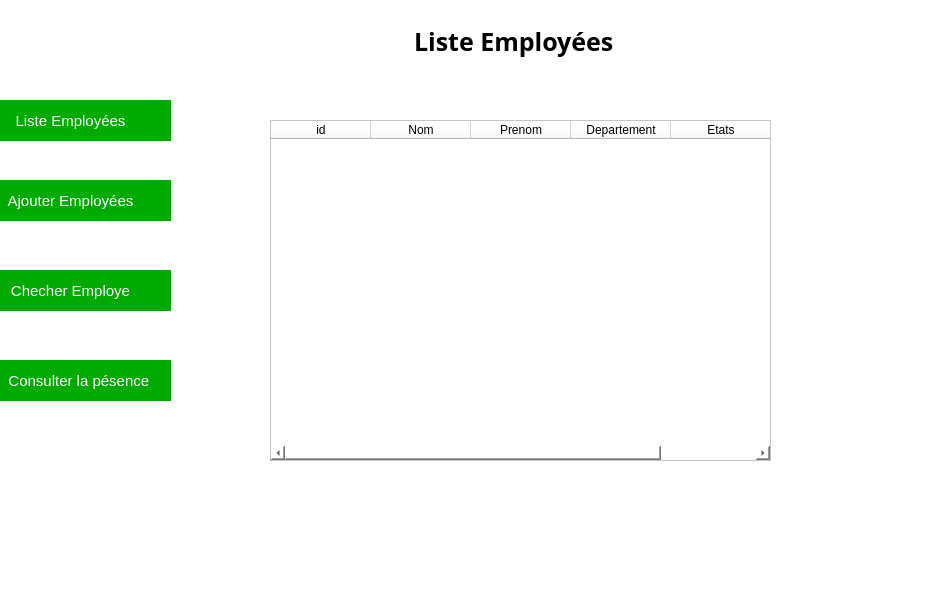
<?xml version="1.0" encoding="UTF-8"?>
<ui version="4.0">
 <class>MainWindow</class>
 <widget class="QMainWindow" name="MainWindow">
  <property name="geometry">
   <rect>
    <x>0</x>
    <y>0</y>
    <width>925</width>
    <height>600</height>
   </rect>
  </property>
  <property name="windowTitle">
   <string>MainWindow</string>
  </property>
  <property name="styleSheet">
   <string notr="true">background-color:#fff;</string>
  </property>
  <widget class="QWidget" name="centralwidget">
   <widget class="QGraphicsView" name="navbar">
    <property name="geometry">
     <rect>
      <x>0</x>
      <y>0</y>
      <width>161</width>
      <height>591</height>
     </rect>
    </property>
    <property name="styleSheet">
     <string notr="true">border:none</string>
    </property>
   </widget>
   <widget class="QPushButton" name="pushButton">
    <property name="geometry">
     <rect>
      <x>-30</x>
      <y>100</y>
      <width>201</width>
      <height>41</height>
     </rect>
    </property>
    <property name="font">
     <font>
      <pointsize>-1</pointsize>
     </font>
    </property>
    <property name="mouseTracking">
     <bool>false</bool>
    </property>
    <property name="autoFillBackground">
     <bool>false</bool>
    </property>
    <property name="styleSheet">
     <string notr="true">border:none;
color: rgb(255, 255, 255);

background-color: rgb(0, 170, 0);
border-radius:90%;
font-size:15px;</string>
    </property>
    <property name="text">
     <string>Liste Employées</string>
    </property>
   </widget>
   <widget class="QPushButton" name="pushButton_2">
    <property name="geometry">
     <rect>
      <x>-30</x>
      <y>180</y>
      <width>201</width>
      <height>41</height>
     </rect>
    </property>
    <property name="font">
     <font>
      <pointsize>-1</pointsize>
     </font>
    </property>
    <property name="mouseTracking">
     <bool>false</bool>
    </property>
    <property name="autoFillBackground">
     <bool>false</bool>
    </property>
    <property name="styleSheet">
     <string notr="true">border:none;
color: rgb(255, 255, 255);

background-color: rgb(0, 170, 0);
border-radius:90%;
font-size:15px;</string>
    </property>
    <property name="text">
     <string>Ajouter Employées</string>
    </property>
   </widget>
   <widget class="QPushButton" name="pushButton_3">
    <property name="geometry">
     <rect>
      <x>-30</x>
      <y>270</y>
      <width>201</width>
      <height>41</height>
     </rect>
    </property>
    <property name="font">
     <font>
      <pointsize>-1</pointsize>
     </font>
    </property>
    <property name="mouseTracking">
     <bool>false</bool>
    </property>
    <property name="autoFillBackground">
     <bool>false</bool>
    </property>
    <property name="styleSheet">
     <string notr="true">border:none;
color: rgb(255, 255, 255);

background-color: rgb(0, 170, 0);
border-radius:90%;
font-size:15px;</string>
    </property>
    <property name="text">
     <string>Checher Employe</string>
    </property>
   </widget>
   <widget class="QTableWidget" name="tableWidget">
    <property name="geometry">
     <rect>
      <x>270</x>
      <y>120</y>
      <width>501</width>
      <height>341</height>
     </rect>
    </property>
    <property name="styleSheet">
     <string notr="true"/>
    </property>
    <column>
     <property name="text">
      <string>id</string>
     </property>
    </column>
    <column>
     <property name="text">
      <string>Nom</string>
     </property>
    </column>
    <column>
     <property name="text">
      <string>Prenom</string>
     </property>
    </column>
    <column>
     <property name="text">
      <string>Departement</string>
     </property>
    </column>
    <column>
     <property name="text">
      <string>Etats</string>
     </property>
    </column>
   </widget>
   <widget class="QPushButton" name="pushButton_4">
    <property name="geometry">
     <rect>
      <x>-30</x>
      <y>360</y>
      <width>201</width>
      <height>41</height>
     </rect>
    </property>
    <property name="font">
     <font>
      <pointsize>-1</pointsize>
     </font>
    </property>
    <property name="mouseTracking">
     <bool>false</bool>
    </property>
    <property name="autoFillBackground">
     <bool>false</bool>
    </property>
    <property name="styleSheet">
     <string notr="true">border:none;
color: rgb(255, 255, 255);

background-color: rgb(0, 170, 0);
border-radius:90%;
font-size:15px;</string>
    </property>
    <property name="text">
     <string>    Consulter la pésence</string>
    </property>
   </widget>
   <widget class="QPlainTextEdit" name="plainTextEdit">
    <property name="geometry">
     <rect>
      <x>410</x>
      <y>20</y>
      <width>211</width>
      <height>70</height>
     </rect>
    </property>
    <property name="font">
     <font>
      <family>Segoe UI Black</family>
      <pointsize>19</pointsize>
      <weight>75</weight>
      <bold>true</bold>
      <underline>false</underline>
      <strikeout>false</strikeout>
      <kerning>true</kerning>
     </font>
    </property>
    <property name="styleSheet">
     <string notr="true">color:#000;border:none;text-align:center</string>
    </property>
    <property name="plainText">
     <string>Liste Employées</string>
    </property>
   </widget>
  </widget>
  <widget class="QMenuBar" name="menubar">
   <property name="geometry">
    <rect>
     <x>0</x>
     <y>0</y>
     <width>925</width>
     <height>26</height>
    </rect>
   </property>
  </widget>
  <widget class="QStatusBar" name="statusbar"/>
 </widget>
 <resources/>
 <connections/>
</ui>
